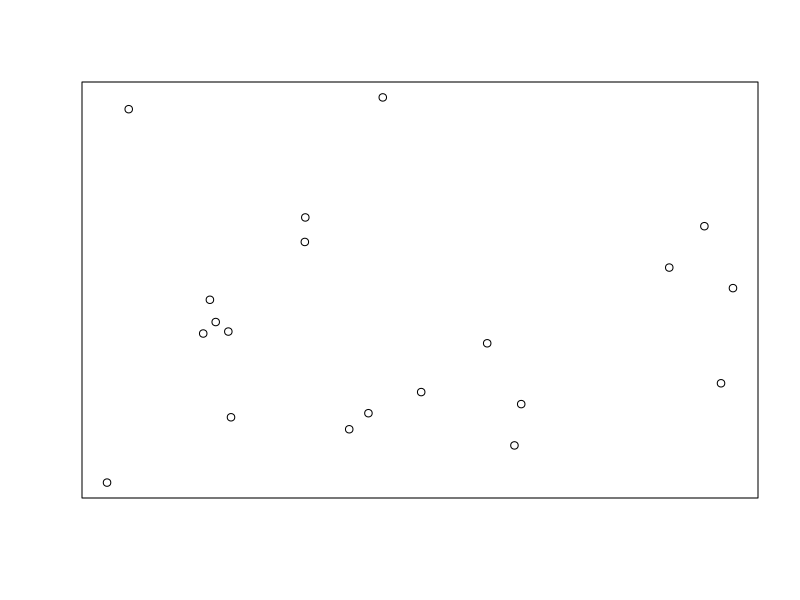

R code for this plot:
# https://sites.google.com/site/tomokitahashi/r_vegan
# R_vegan - Kitahashi's Web Site

Sys.Date()

cat("# 1. RでMDS")
# https://sites.google.com/site/tomokitahashi/r_vegan/mds
# ここではnMDS（非計量多次元尺度法： non-metric Multi-Dimensional Scaling）を用いて群集構造の変異を2次元プロットとして可視化する。
library(MASS)        #パッケージ”MASS”の呼び出し
library(vegan)       #パッケージ”vegan”の呼び出し
data(dune)           # veganに入っているデータセット”dune”の呼び出
dune.mds<- metaMDS(log10(dune+1),distance="bray",autotransform=FALSE)
dune.mds$stress                         # stress値の確認
scores(dune.mds,display=c("sites"))         #ここに各サイトのスコアが入っている
dune.scores<- scores(dune.mds,display=c("sites"))   #スコアを名前付け
plot(dune.scores,xlab="",ylab="",xaxt="n",yaxt="n")  #プロットする
identify(dune.scores)

cat("# 2. RでPERMANOVA")
# https://sites.google.com/site/tomokitahashi/r_vegan/permanova
# PERMANOVA (Permutational Multivariate Analysis of Variance)を用いて、群集の変異の有意性を検定する。
library(MASS)             #パッケージ”MASS”の呼び出し
library(vegan)            #パッケージ”vegan”の呼び出し
data(dune)                      # veganに入っているデータセット”dune”の呼び出し
data(dune.env)            #データセット”dune.env”の呼び出し
adonis(dune~Management, data=dune.env, permutations=9999, method="bray")

sessionInfo()